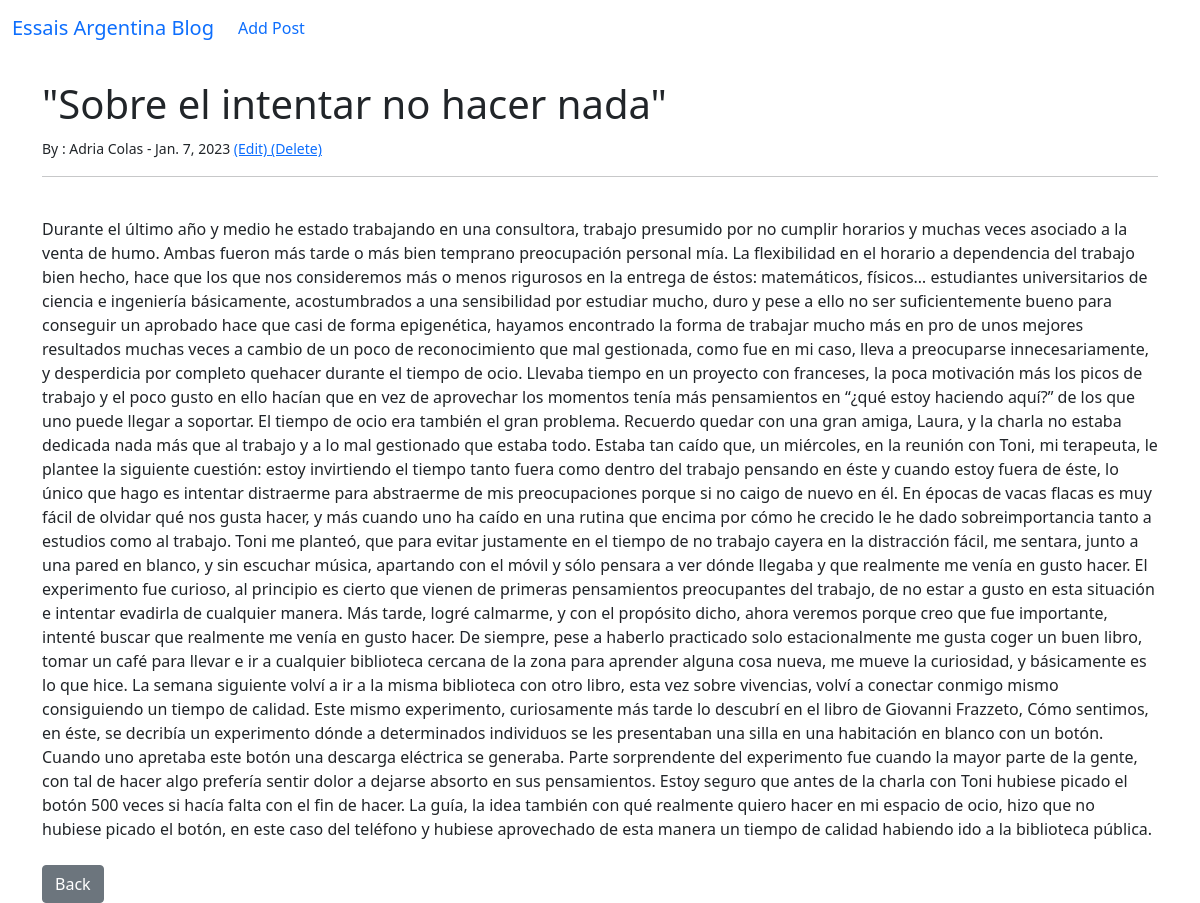
The app's page /article/1 with its own data.
### theblog/models.py (models this page shows, shortened)
class Post(models.Model):
    title = models.CharField(max_length=255)
    title_tag = models.CharField(max_length=255)
    author = models.ForeignKey(User, on_delete=models.CASCADE)
    body = models.TextField()
    post_date = models.DateField(auto_now_add=True)

### theblog/views.py (the view)
# urls.py: path('article/<int:pk>', ArticleDetailView.as_view(), name = 'article-detail'),
class ArticleDetailView(DetailView):
    model = Post
    template_name = 'article_details.html'

### theblog/templates/article_details.html (shortened to what this page needs)
{% extends 'base.html' %}
{% block content %}
<h1>{{ post.title }}</h1>
<small>By :
    {{post.author.first_name}}
    {{post.author.last_name}} -
    {{ post.post_date }}
    <a href="{% url 'update_post' post.pk %}">(Edit) </a>
    <a href="{% url 'delete_post' post.pk %}">(Delete) </a>
</small><br/>
<hr>
<br/>
{{ post.body }}
<br/><br/>
<a href = "{% url 'home' %}" class = "btn btn-secondary"> Back</a>
{% endblock %}

### records on screen
Post: title "\"Sobre el intentar no hacer nada\"", author.first_name "Adria", author.last_name "Colas", post_date "Jan. 7, 2023", body "Durante el último año y medio he estado trabajando en una consultora, trabajo presumido por no cumplir horarios y muchas veces asociado a la venta de humo. Ambas fueron más tarde o más bien temprano preocupación personal mía. La flexibilidad en el horario a dependencia del trabajo bien hecho, hace que los que nos consideremos más o menos rigurosos en la entrega de éstos: matemáticos, físicos… estudiantes universitarios de ciencia e ingeniería básicamente, acostumbrados a una sensibilidad por estudiar mucho, duro y pese a ello no ser suficientemente bueno para conseguir un aprobado hace que casi de forma epigenética, hayamos encontrado la forma de trabajar mucho más en pro de unos mejores…"
